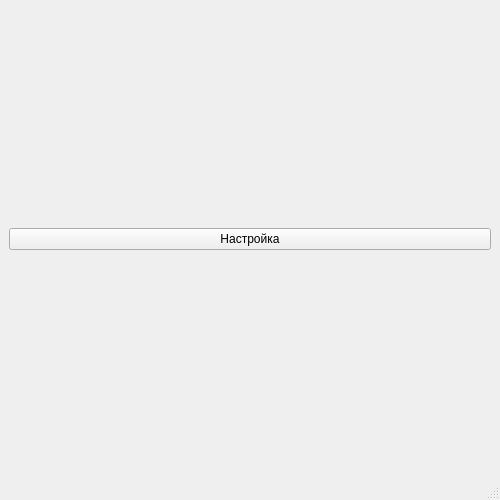
<?xml version="1.0" encoding="UTF-8"?>
<ui version="4.0">
 <class>MainWindow</class>
 <widget class="QMainWindow" name="MainWindow">
  <property name="geometry">
   <rect>
    <x>0</x>
    <y>0</y>
    <width>500</width>
    <height>500</height>
   </rect>
  </property>
  <property name="minimumSize">
   <size>
    <width>500</width>
    <height>500</height>
   </size>
  </property>
  <property name="maximumSize">
   <size>
    <width>500</width>
    <height>500</height>
   </size>
  </property>
  <property name="windowTitle">
   <string>MainWindow</string>
  </property>
  <widget class="QWidget" name="centralwidget">
   <layout class="QHBoxLayout" name="horizontalLayout">
    <item>
     <widget class="QPushButton" name="pushButton">
      <property name="text">
       <string>Настройка</string>
      </property>
     </widget>
    </item>
   </layout>
  </widget>
  <widget class="QMenuBar" name="menubar">
   <property name="geometry">
    <rect>
     <x>0</x>
     <y>0</y>
     <width>500</width>
     <height>26</height>
    </rect>
   </property>
  </widget>
  <widget class="QStatusBar" name="statusbar"/>
 </widget>
 <resources/>
 <connections/>
</ui>
